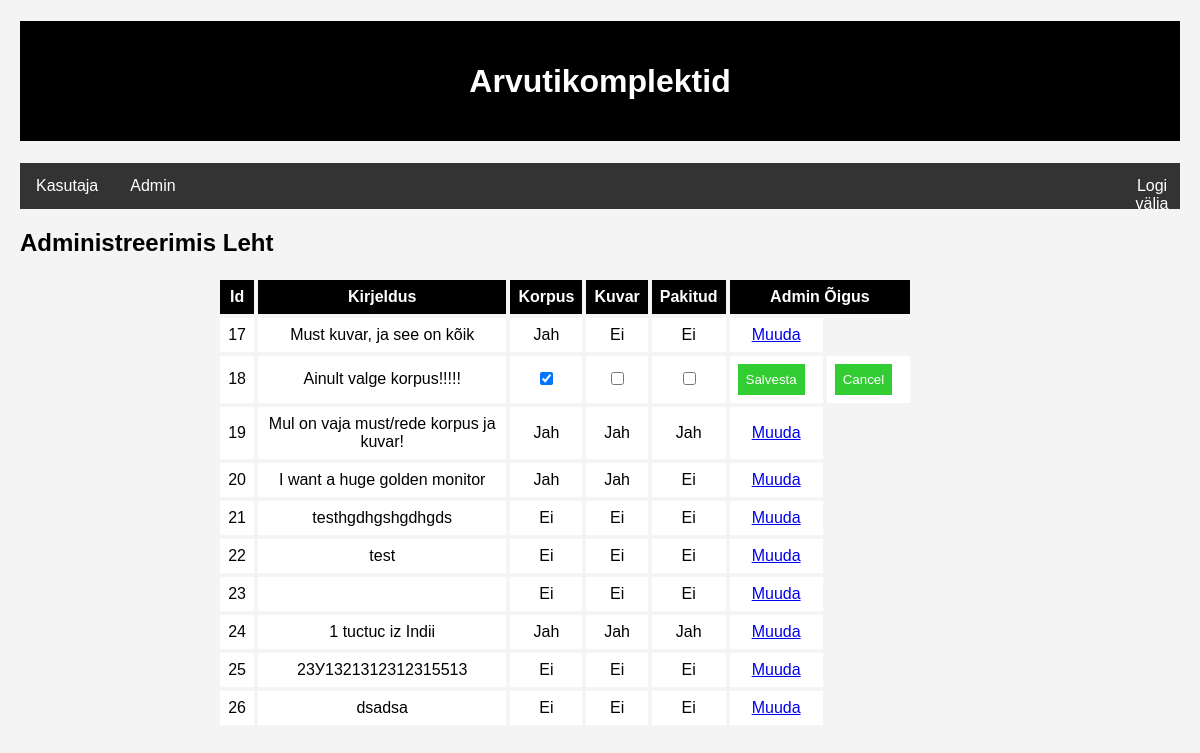
The app's page /AdminLeht.php?muutmine=18 with its own data.
### tables this page shows
CREATE TABLE `arvutitellimused` (
  `id` int(11) NOT NULL,
  `kirjeldus` text DEFAULT ' ',
  `korpus` bit(1) DEFAULT NULL,
  `kuvar` bit(1) DEFAULT NULL,
  `pakitud` bit(1) DEFAULT b'0',
  `tellimusNR` int(11) DEFAULT NULL
);

### funct.php (called while the page is built, shortened)
<?php
function autoKuvamine(){
    global $yhendus;
    $paring = $yhendus->prepare("SELECT id, kirjeldus, korpus, kuvar, pakitud  FROM arvutitellimused");
    $paring->bind_result($arvutiIdAd, $opisanieAd, $korpusAd, $monitorAd, $upakovkaAd);
    $paring->execute();
    $andmed = array();
    while($paring->fetch()) {
        $arvuti = new stdClass();
        $arvuti->id = $arvutiIdAd;
        $arvuti->kirjeldus = htmlspecialchars($opisanieAd);
        $arvuti->korpus = htmlspecialchars($korpusAd);
        $arvuti->kuvar = $monitorAd;
        $arvuti->pakitud = $upakovkaAd;
        array_push($andmed, $arvuti);
    }
    return $andmed;
}
?>

### AdminLeht.php (the view, shortened to what this page needs)
<?php
require ('conf.php');
require ('funct.php');
$arvutid = autoKuvamine();
?>
<!doctype html>
<html lang="et">
<head>
    <link rel="stylesheet" type="text/css" href="ProjCss.css"
    <meta charset="UTF-8">
</head>
<body>
<h1>Arvutikomplektid</h1>
<nav>
    <ul>
        <li><a href="haldusleht.php">Kasutaja</a></li>
        <li><a href="AdminLeht.php">Admin</a></li>
        <li id="logout"><a href="logout.php">Logi välja</a></li>
    </ul>
</nav>
<h2>Administreerimis Leht</h2>
<table>
    <tr>
        <th>Id</th>
        <th>Kirjeldus</th>
        <th>Korpus</th>
        <th>Kuvar</th>
        <th>Pakitud</th>
        <th colspan="2">Admin Õigus</th>
    </tr>
    <?php foreach ($arvutid as $arvuti): ?>
        <tr>
            <?php if (!isset($_REQUEST["muutmine"]) || $arvuti->id != intval($_REQUEST["muutmine"])) : ?>
                <td><?= $arvuti->id ?></td>
                <td><?= $arvuti->kirjeldus ?></td>
                <td><?= $arvuti->korpus ? 'Jah' : 'Ei' ?></td>
                <td><?= $arvuti->kuvar ? 'Jah' : 'Ei' ?></td>
                <td><?= $arvuti->pakitud ? 'Jah' : 'Ei' ?></td>
                <td><?= "<a href='AdminLeht.php?muutmine=$arvuti->id'>Muuda</a>" ?></td>
            <?php else: ?>
                <form action="AdminLeht.php">
                    <td><?= $arvuti->id ?></td>
                    <td><?= $arvuti->kirjeldus ?></td>
                    <td><input type="checkbox" name="korpus" <?= $arvuti->korpus ? 'checked' : '' ?>></td>
                    <td><input type="checkbox" name="kuvar" <?= $arvuti->kuvar ? 'checked' : '' ?>></td>
                    <td><input type="checkbox" name="pakitud" <?= $arvuti->pakitud ? 'checked' : '' ?>></td>
                    <td><input type='submit' name='Saalvesta' value='Salvesta'></td>
                    <td><input type="button" name="Cancel" value="Cancel" onclick="history.back()"></td>
                </form>
            <?php endif ?>
        </tr>
    <?php endforeach; ?>
</table>
</body>
</html>

### ProjCss.css (style rules this page uses)
body { font-family: 'Arial'; background-color: #f4f4f4; margin: 20px; }
table { width: 60%; margin-top: 20px; margin-left: 17%; }
th, td { border: 1px solid whitesmoke; padding: 8px; text-align: center; }
th { background-color: black; color: white; cursor: pointer; }
form { margin-top: 20px; }
input[type="text"], input[type="submit"], input[type="button"] { padding: 8px; margin-right: 10px; }
input[type="submit"], input[type="button"] { background-color: limegreen; color: white; border: none; cursor: pointer; }
td { background-color: white; }
h1 { color: white; background-color: black; height: 80px; padding: 20px; display: flex; align-items: center; justify-content: center; }
ul { list-style-type: none; margin: 0; padding: 0; overflow: hidden; background-color: #333; }
li { float: left; }
li a { display: block; color: white; text-align: center; padding: 14px 16px; text-decoration: none; }
#logout { position: absolute; left: 92%; }

### records on screen
arvutitellimused: id "17", kirjeldus "Must kuvar, ja see on kõik", korpus "Jah", kuvar "Ei", pakitud "Ei"
arvutitellimused: id "18", kirjeldus "Ainult valge korpus!!!!!", korpus "☑"
arvutitellimused: id "19", kirjeldus "Mul on vaja must/rede korpus ja kuvar!", korpus "Jah", kuvar "Jah", pakitud "Jah"
arvutitellimused: id "20", kirjeldus "I want a huge golden monitor", korpus "Jah", kuvar "Jah", pakitud "Ei"
arvutitellimused: id "21", kirjeldus "testhgdhgshgdhgds", korpus "Ei", kuvar "Ei", pakitud "Ei"
arvutitellimused: id "22", kirjeldus "test", shows "Ei", pakitud "Ei"
arvutitellimused: id "23", shows "Ei", pakitud "Ei"
arvutitellimused: id "24", kirjeldus "1 tuctuc iz Indii", korpus "Jah", kuvar "Jah", pakitud "Jah"
arvutitellimused: id "25", kirjeldus "23У1321312312315513", shows "Ei", pakitud "Ei"
arvutitellimused: id "26", kirjeldus "dsadsa", shows "Ei", pakitud "Ei"
